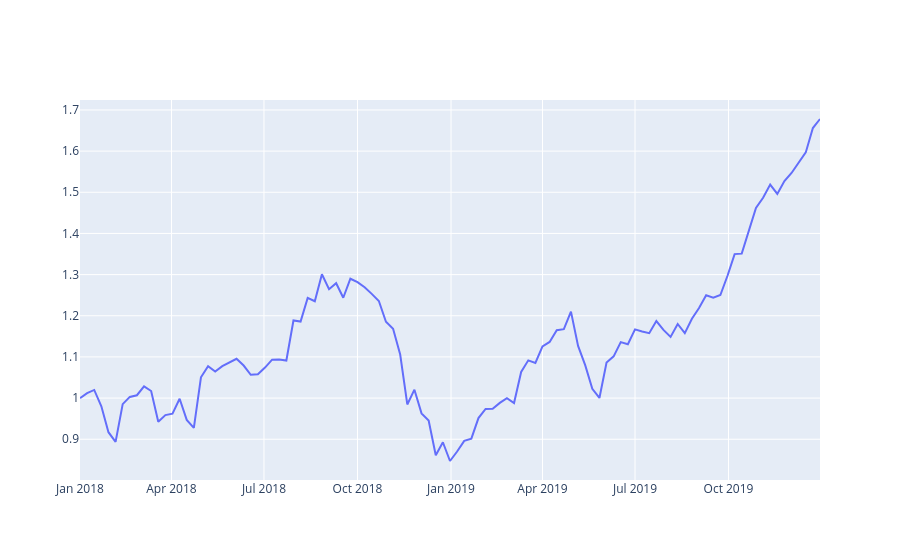

Notebook cell for this chart:
### Code cell
import plotly.graph_objects as go
import plotly.express as px
df = px.data.stocks()

# fig = go.Figure()
# fig1 = px.line(df,x='date',y='GOOG',labels={'x':'Date','y':'Price'})
fig.add_trace(list(px.line(df,x='date',y='AAPL').select_traces())[0])
# fig2 = go.Scatter(x=df['date'],y=df['GOOG'])
# print(type(fig1.data))
# fig.add_trace(go.Scatter(x=df['date'],y=df['GOOG']))
# fig.add_trace(go.Scatter(x=df['date'],y=df['AAPL']))
# fig.add_trace(px.line(df,x='date',y='GOOG',labels={'x':'Date','y':'Price'}))
# fig2 = px.line(df,x='date',y='AAPL')
# fig = go.Figure(data=fig1.data+fig2.data)
# fig.show()
px.line(df,x='date',y=['GOOG','AAPL'],labels={'x':'Date','y':'Price'},title='Apple vs Google')
# fig.add_trace(px.line(df,x='date',y='AAPL'))
fig.show()
